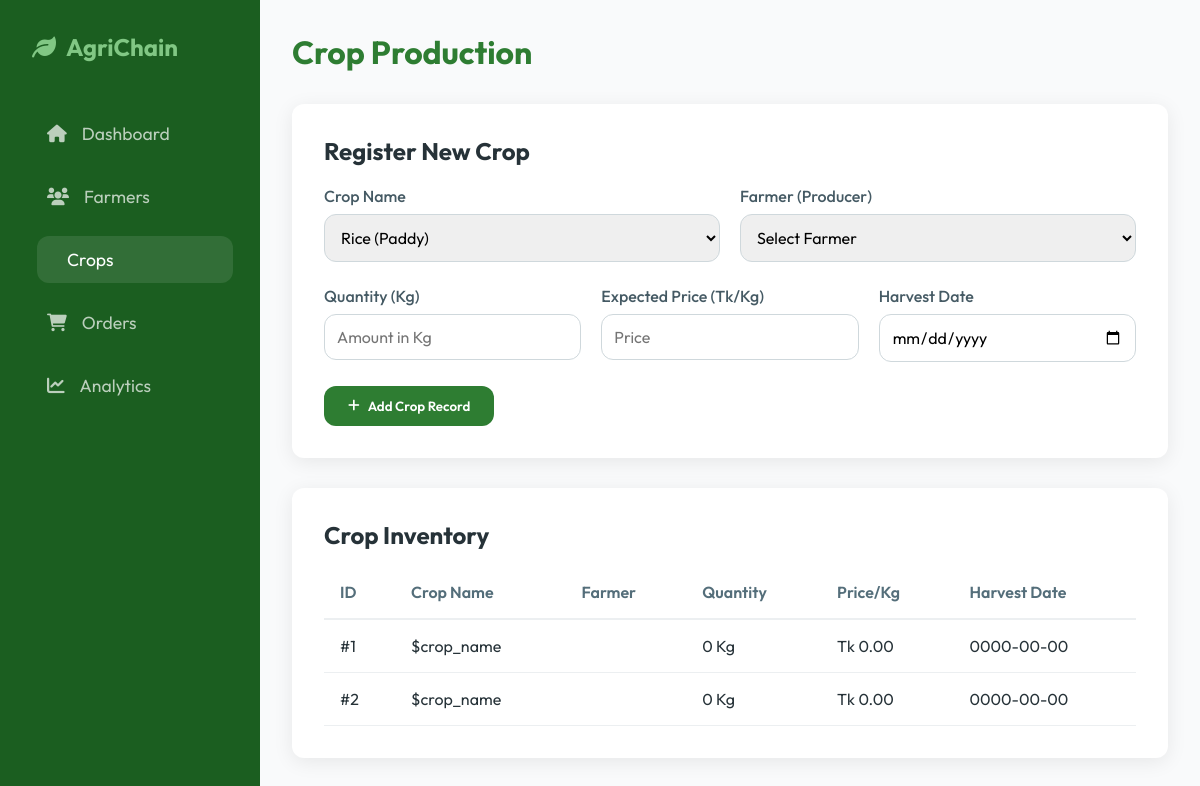
/crops.php, run on the app's committed database.
### tables this page shows
CREATE TABLE Crop (
    crop_id INT AUTO_INCREMENT PRIMARY KEY,
    crop_name VARCHAR(100) NOT NULL,
    quantity INT NOT NULL,
    expected_price DECIMAL(10,2),
    harvest_date DATE,
    farmer_id INT,
    storage_id INT,
    transporter_id INT,
    FOREIGN KEY (farmer_id) REFERENCES Farmer(farmer_id) ON DELETE CASCADE,
    FOREIGN KEY (storage_id) REFERENCES StorageCenter(storage_id) ON DELETE SET NULL,
    FOREIGN KEY (transporter_id) REFERENCES Transporter(transporter_id) ON DELETE SET NULL
);

### crops.php (the view, shortened to what this page needs)
<?php include 'db.php';
?>
<!DOCTYPE html>
<html lang="en">
<head>
    <link rel="stylesheet" href="style.css">
    <link href="https://cdnjs.cloudflare.com/ajax/libs/font-awesome/6.0.0/css/all.min.css" rel="stylesheet">
</head>
<body>
    <div class="sidebar">
        <div class="logo">
            <i class="fas fa-leaf"></i> AgriChain
        </div>
        <ul class="nav-links">
            <li><a href="dashboard.php"><i class="fas fa-home"></i> Dashboard</a></li>
            <li><a href="farmers.php"><i class="fas fa-users"></i> Farmers</a></li>
            <li><a href="crops.php" class="active"><i class="fas fa-wheat"></i> Crops</a></li>
            <li><a href="orders.php"><i class="fas fa-shopping-cart"></i> Orders</a></li>
            <li><a href="#"><i class="fas fa-chart-line"></i> Analytics</a></li>
        </ul>
    </div>
    <div class="main-content">
        <header>
            <h1>Crop Production</h1>
        </header>
        <div class="table-container">
            <h2>Register New Crop</h2>
            <form method="POST" action="" style="margin-top: 20px;">
                <div style="display: grid; grid-template-columns: 1fr 1fr; gap: 20px;">
                    <div class="form-group">
                        <label>Crop Name</label>
                        <select name="crop_name">
                            <option value="Rice">Rice (Paddy)</option>
                        </select>
                    </div>
                    <div class="form-group">
                        <label>Farmer (Producer)</label>
                        <select name="farmer_id" required>
                            <option value="">Select Farmer</option>
                        </select>
                    </div>
                </div>
                <div style="display: grid; grid-template-columns: 1fr 1fr 1fr; gap: 20px;">
                    <div class="form-group">
                        <label>Quantity (Kg)</label>
                        <input type="number" name="quantity" required placeholder="Amount in Kg">
                    </div>
                    <div class="form-group">
                        <label>Expected Price (Tk/Kg)</label>
                        <input type="number" step="0.01" name="expected_price" placeholder="Price">
                    </div>
                    <div class="form-group">
                        <label>Harvest Date</label>
                        <input type="date" name="harvest_date" required>
                    </div>
                </div>
                <button type="submit" name="add_crop" class="btn"><i class="fas fa-plus"></i> Add Crop Record</button>
            </form>
        </div>
        <div class="table-container" style="margin-top: 30px;">
            <h2>Crop Inventory</h2>
            <table>
                <thead>
                    <tr>
                        <th>ID</th>
                        <th>Crop Name</th>
                        <th>Farmer</th>
                        <th>Quantity</th>
                        <th>Price/Kg</th>
                        <th>Harvest Date</th>
                    </tr>
                </thead>
                <tbody>
                    <?php
                    $sql = "SELECT Crop.*, Farmer.name as farmer_name FROM Crop LEFT JOIN Farmer ON Crop.farmer_id = Farmer.farmer_id";
                    $result = $conn->query($sql);
                    if ($result && $result->num_rows > 0) {
                        while ($row = $result->fetch_assoc()) {
                            echo "<tr>";
                            echo "<td>#" . $row['crop_id'] . "</td>";
                            echo "<td>" . $row['crop_name'] . "</td>";
                            echo "<td>" . $row['farmer_name'] . "</td>";
                            echo "<td>" . $row['quantity'] . " Kg</td>";
                            echo "<td>Tk " . $row['expected_price'] . "</td>";
                            echo "<td>" . $row['harvest_date'] . "</td>";
                            echo "</tr>";
                        }
                    } else {
                        echo "<tr><td colspan='6'>No crops found</td></tr>";
                    }
                    ?>
                </tbody>
            </table>
        </div>
    </div>
</body>
</html>

### style.css (style rules this page uses)
:root { --primary-color: #2E7D32; --primary-light: #4CAF50; --secondary-color: #81C784; --accent-color: #FFC107; --dark-bg: #1B5E20; --light-bg: #F1F8E9; --white: #ffffff; --text-color: #263238; --shadow: 0 4px 20px rgba(0, 0, 0, 0.08); --radius: 12px; }
* { margin: 0; padding: 0; box-sizing: border-box; font-family: 'Outfit', sans-serif; }
body { background-color: var(--light-bg); color: var(--text-color); display: flex; min-height: 100vh; }
.sidebar { width: 260px; background: var(--dark-bg); color: var(--white); padding: 2rem; position: fixed; height: 100%; display: flex; flex-direction: column; }
.logo { font-size: 1.5rem; font-weight: 700; margin-bottom: 3rem; display: flex; align-items: center; gap: 10px; color: var(--secondary-color); }
.nav-links { list-style: none; flex: 1; }
.nav-links li { margin-bottom: 1rem; }
.nav-links a { text-decoration: none; color: rgba(255, 255, 255, 0.7); font-size: 1.1rem; display: flex; align-items: center; gap: 15px; padding: 12px 15px; border-radius: var(--radius); transition: all 0.3s ease; }
.nav-links a:hover, .nav-links a.active { background: rgba(255, 255, 255, 0.1); color: var(--white); transform: translateX(5px); }
.main-content { margin-left: 260px; flex: 1; padding: 2rem; background: #F9FAFB; }
header { display: flex; justify-content: space-between; align-items: center; margin-bottom: 2rem; }
h1 { font-size: 2rem; font-weight: 700; color: var(--primary-color); }
.btn { background: var(--primary-color); color: var(--white); padding: 12px 24px; border: none; border-radius: var(--radius); cursor: pointer; font-weight: 600; text-decoration: none; transition: all 0.3s ease; display: inline-flex; align-items: center; gap: 8px; }
.table-container { background: var(--white); padding: 2rem; border-radius: var(--radius); box-shadow: var(--shadow); }
table { width: 100%; border-collapse: collapse; margin-top: 1rem; }
th { text-align: left; padding: 1rem; color: #546E7A; border-bottom: 2px solid #ECEFF1; font-weight: 600; }
td { padding: 1rem; border-bottom: 1px solid #ECEFF1; }
.form-group { margin-bottom: 1.5rem; }
.form-group label { display: block; margin-bottom: 0.5rem; color: #455A64; font-weight: 500; }
.form-group input, .form-group select { width: 100%; padding: 12px; border: 1px solid #CFD8DC; border-radius: var(--radius); font-size: 1rem; transition: border-color 0.3s; }

### data on the page
crop: crop_id "1", crop_name "$crop_name", quantity "0", expected_price "0.00", harvest_date "0000-00-00"
crop: crop_id "2", crop_name "$crop_name", quantity "0", expected_price "0.00", harvest_date "0000-00-00"
